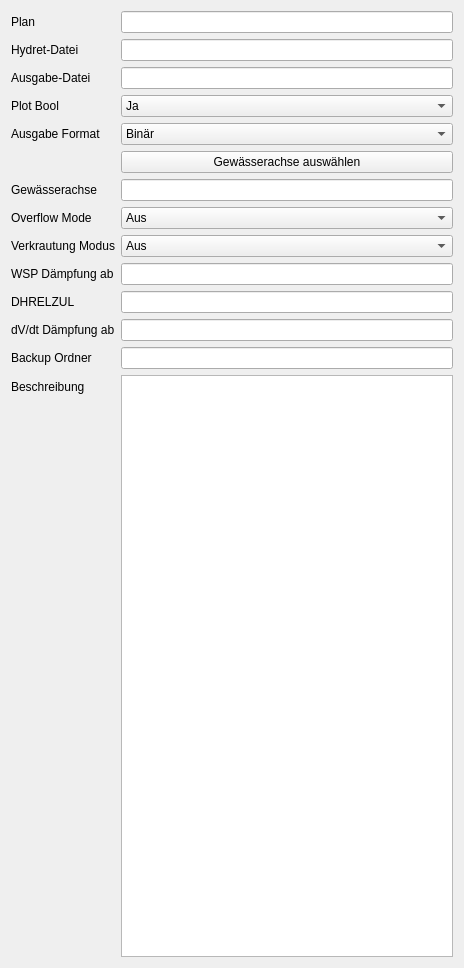
      <widget class="QWidget" name="runf">
       <property name="geometry">
        <rect>
         <x>0</x>
         <y>0</y>
         <width>464</width>
         <height>968</height>
        </rect>
       </property>
       <attribute name="label">
        <string>Projekt-Datein</string>
       </attribute>
       <layout class="QFormLayout" name="formLayout_8">
        <item row="1" column="0">
         <widget class="QLabel" name="label_16">
          <property name="text">
           <string>Hydret-Datei</string>
          </property>
         </widget>
        </item>
        <item row="1" column="1">
         <widget class="QLineEdit" name="p_hyd">
          <property name="text">
           <string/>
          </property>
         </widget>
        </item>
        <item row="3" column="0">
         <widget class="QLabel" name="label_18">
          <property name="text">
           <string>Ausgabe-Datei</string>
          </property>
         </widget>
        </item>
        <item row="3" column="1">
         <widget class="QLineEdit" name="p_aus"/>
        </item>
        <item row="4" column="0">
         <widget class="QLabel" name="label_19">
          <property name="text">
           <string>Plot Bool</string>
          </property>
         </widget>
        </item>
        <item row="4" column="1">
         <widget class="QComboBox" name="p_plot">
          <item>
           <property name="text">
            <string>Ja</string>
           </property>
          </item>
          <item>
           <property name="text">
            <string>Nein</string>
           </property>
          </item>
         </widget>
        </item>
        <item row="5" column="0">
         <widget class="QLabel" name="label_20">
          <property name="text">
           <string>Ausgabe Format</string>
          </property>
         </widget>
        </item>
        <item row="5" column="1">
         <widget class="QComboBox" name="p_format">
          <item>
           <property name="text">
            <string>Binär</string>
           </property>
          </item>
          <item>
           <property name="text">
            <string>Ascii</string>
           </property>
          </item>
         </widget>
        </item>
        <item row="8" column="0">
         <widget class="QLabel" name="label_21">
          <property name="text">
           <string>Gewässerachse</string>
          </property>
         </widget>
        </item>
        <item row="8" column="1">
         <widget class="QLineEdit" name="p_achse"/>
        </item>
        <item row="10" column="0">
         <widget class="QLabel" name="label_22">
          <property name="text">
           <string>Overflow Mode</string>
          </property>
         </widget>
        </item>
        <item row="13" column="0">
         <widget class="QLabel" name="label_23">
          <property name="text">
           <string>WSP Dämpfung ab</string>
          </property>
         </widget>
        </item>
        <item row="13" column="1">
         <widget class="QLineEdit" name="p_dhzul">
          <property name="toolTip">
           <string>DHZUL</string>
          </property>
         </widget>
        </item>
        <item row="14" column="0">
         <widget class="QLabel" name="label_24">
          <property name="text">
           <string>DHRELZUL</string>
          </property>
         </widget>
        </item>
        <item row="14" column="1">
         <widget class="QLineEdit" name="p_dhrelzul">
          <property name="toolTip">
           <string>DHRELZUL</string>
          </property>
         </widget>
        </item>
        <item row="15" column="0">
         <widget class="QLabel" name="label_25">
          <property name="text">
           <string>dV/dt Dämpfung ab</string>
          </property>
         </widget>
        </item>
        <item row="15" column="1">
         <widget class="QLineEdit" name="p_dvrelzul">
          <property name="toolTip">
           <string>DVRELZUL</string>
          </property>
         </widget>
        </item>
        <item row="17" column="0">
         <widget class="QLabel" name="label_27">
          <property name="text">
           <string>Backup Ordner</string>
          </property>
         </widget>
        </item>
        <item row="17" column="1">
         <widget class="QLineEdit" name="p_bak"/>
        </item>
        <item row="18" column="0">
         <widget class="QLabel" name="label_29">
          <property name="text">
           <string>Beschreibung</string>
          </property>
         </widget>
        </item>
        <item row="18" column="1">
         <widget class="QTextBrowser" name="p_comments"/>
        </item>
        <item row="6" column="1">
         <widget class="QPushButton" name="pushButton_3">
          <property name="text">
           <string>Gewässerachse auswählen</string>
          </property>
         </widget>
        </item>
        <item row="0" column="0">
         <widget class="QLabel" name="label_10">
          <property name="text">
           <string>Plan</string>
          </property>
         </widget>
        </item>
        <item row="0" column="1">
         <widget class="QLineEdit" name="p_plan">
          <property name="text">
           <string/>
          </property>
         </widget>
        </item>
        <item row="10" column="1">
         <widget class="QComboBox" name="p_ovfbil_2">
          <item>
           <property name="text">
            <string>Aus</string>
           </property>
          </item>
          <item>
           <property name="text">
            <string>OVFBIL</string>
           </property>
          </item>
          <item>
           <property name="text">
            <string>OVFREG</string>
           </property>
          </item>
         </widget>
        </item>
        <item row="12" column="0">
         <widget class="QLabel" name="label_26">
          <property name="text">
           <string>Verkrautung Modus</string>
          </property>
         </widget>
        </item>
        <item row="12" column="1">
         <widget class="QComboBox" name="p_kstmod">
          <property name="toolTip">
           <string>&lt;html&gt;&lt;head/&gt;&lt;body&gt;&lt;p&gt;KSTMOD&lt;/p&gt;&lt;p&gt;hier WELLEN mit Prozentwerten (3 Klassen) für saisonabhängige Verkrautung&lt;/p&gt;&lt;/body&gt;&lt;/html&gt;</string>
          </property>
          <item>
           <property name="text">
            <string>Aus</string>
           </property>
          </item>
          <item>
           <property name="text">
            <string>An</string>
           </property>
          </item>
         </widget>
        </item>
       </layout>
      </widget>
